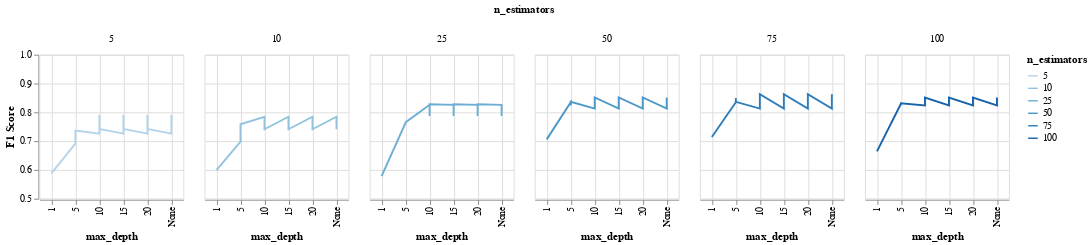

Write notebook code for a chart like this one.
### Code cell
# plotting F1 score vs tree depth by number of trees
max_depth_order = ['1', '5', '10', '15', '20', 'None']

alt.Chart(gridsearch).mark_line().encode(
    x = alt.X('max_depth:N', axis=alt.Axis(grid=True), sort=max_depth_order),
    y = alt.Y('F1 Score:Q', scale=alt.Scale(domain=[0.50, 1.00])),
    color=alt.Color('n_estimators:O')
).properties(
    height=150, 
    width=150
).facet(
    column=alt.Column('n_estimators:O')
)

### Figure 1 — Vega-Lite specification as saved in the notebook (floating-point values rounded to 4 significant figures)
{"config": {"view": {"continuousWidth": 300, "continuousHeight": 300}}, "data": {"name": "data-531f7e52005a763f7a6c78b289f9c65c"}, "facet": {"column": {"field": "n_estimators", "type": "ordinal"}}, "spec": {"mark": {"type": "line"}, "encoding": {"color": {"field": "n_estimators", "type": "ordinal"}, "x": {"axis": {"grid": true}, "field": "max_depth", "sort": ["1", "5", "10", "15", "20", "None"], "type": "nominal"}, "y": {"field": "F1 Score", "scale": {"domain": [0.5, 1.0]}, "type": "quantitative"}}, "height": 150, "width": 150}, "$schema": "https://vega.github.io/schema/vega-lite/v5.20.1.json", "datasets": {"data-531f7e52005a763f7a6c78b289f9c65c": [{"n_estimators": 5, "max_depth": "None", "F1 Score": 0.7258}, {"n_estimators": 10, "max_depth": "None", "F1 Score": 0.7847}, {"n_estimators": 25, "max_depth": "None", "F1 Score": 0.826}, {"n_estimators": 50, "max_depth": "None", "F1 Score": 0.8129}, {"n_estimators": 75, "max_depth": "None", "F1 Score": 0.8129}, {"n_estimators": 100, "max_depth": "None", "F1 Score": 0.8242}, {"n_estimators": 5, "max_depth": "None", "F1 Score": 0.7905}, {"n_estimators": 10, "max_depth": "None", "F1 Score": 0.743}, {"n_estimators": 25, "max_depth": "None", "F1 Score": 0.7872}, {"n_estimators": 50, "max_depth": "None", "F1 Score": 0.8353}, {"n_estimators": 75, "max_depth": "None", "F1 Score": 0.8494}, {"n_estimators": 100, "max_depth": "None", "F1 Score": 0.8494}, {"n_estimators": 5, "max_depth": "None", "F1 Score": 0.7424}, {"n_estimators": 10, "max_depth": "None", "F1 Score": 0.7412}, {"n_estimators": 25, "max_depth": "None", "F1 Score": 0.8281}, {"n_estimators": 50, "max_depth": "None", "F1 Score": 0.8515}, {"n_estimators": 75, "max_depth": "None", "F1 Score": 0.8628}, {"n_estimators": 100, "max_depth": "None", "F1 Score": 0.8515}, {"n_estimators": 5, "max_depth": "1", "F1 Score": 0.5881}, {"n_estimators": 10, "max_depth": "1", "F1 Score": 0.5996}, {"n_estimators": 25, "max_depth": "1", "F1 Score": 0.5783}, {"n_estimators": 50, "max_depth": "1", "F1 Score": 0.7061}, {"n_estimators": 75, "max_depth": "1", "F1 Score": 0.7142}, {"n_estimators": 100, "max_depth": "1", "F1 Score": 0.6643}, {"n_estimators": 5, "max_depth": "1", "F1 Score": 0.5881}, {"n_estimators": 10, "max_depth": "1", "F1 Score": 0.5996}, {"n_estimators": 25, "max_depth": "1", "F1 Score": 0.5783}, {"n_estimators": 50, "max_depth": "1", "F1 Score": 0.7061}, {"n_estimators": 75, "max_depth": "1", "F1 Score": 0.7142}, {"n_estimators": 100, "max_depth": "1", "F1 Score": 0.6643}, {"n_estimators": 5, "max_depth": "1", "F1 Score": 0.5881}, {"n_estimators": 10, "max_depth": "1", "F1 Score": 0.5996}, {"n_estimators": 25, "max_depth": "1", "F1 Score": 0.5783}, {"n_estimators": 50, "max_depth": "1", "F1 Score": 0.7061}, {"n_estimators": 75, "max_depth": "1", "F1 Score": 0.7142}, {"n_estimators": 100, "max_depth": "1", "F1 Score": 0.6643}, {"n_estimators": 5, "max_depth": "5", "F1 Score": 0.6914}, {"n_estimators": 10, "max_depth": "5", "F1 Score": 0.6982}, {"n_estimators": 25, "max_depth": "5", "F1 Score": 0.7638}, {"n_estimators": 50, "max_depth": "5", "F1 Score": 0.8351}, {"n_estimators": 75, "max_depth": "5", "F1 Score": 0.8351}, {"n_estimators": 100, "max_depth": "5", "F1 Score": 0.8297}, {"n_estimators": 5, "max_depth": "5", "F1 Score": 0.7211}, {"n_estimators": 10, "max_depth": "5", "F1 Score": 0.7223}, {"n_estimators": 25, "max_depth": "5", "F1 Score": 0.7681}, {"n_estimators": 50, "max_depth": "5", "F1 Score": 0.824}, {"n_estimators": 75, "max_depth": "5", "F1 Score": 0.8494}, {"n_estimators": 100, "max_depth": "5", "F1 Score": 0.8297}, {"n_estimators": 5, "max_depth": "5", "F1 Score": 0.7365}, {"n_estimators": 10, "max_depth": "5", "F1 Score": 0.7584}, {"n_estimators": 25, "max_depth": "5", "F1 Score": 0.7651}, {"n_estimators": 50, "max_depth": "5", "F1 Score": 0.8363}, {"n_estimators": 75, "max_depth": "5", "F1 Score": 0.8363}, {"n_estimators": 100, "max_depth": "5", "F1 Score": 0.8312}, {"n_estimators": 5, "max_depth": "10", "F1 Score": 0.7258}, {"n_estimators": 10, "max_depth": "10", "F1 Score": 0.7847}, {"n_estimators": 25, "max_depth": "10", "F1 Score": 0.826}, {"n_estimators": 50, "max_depth": "10", "F1 Score": 0.8129}, {"n_estimators": 75, "max_depth": "10", "F1 Score": 0.8129}, {"n_estimators": 100, "max_depth": "10", "F1 Score": 0.8242}, {"n_estimators": 5, "max_depth": "10", "F1 Score": 0.7905}, {"n_estimators": 10, "max_depth": "10", "F1 Score": 0.743}, {"n_estimators": 25, "max_depth": "10", "F1 Score": 0.7872}, {"n_estimators": 50, "max_depth": "10", "F1 Score": 0.8353}, {"n_estimators": 75, "max_depth": "10", "F1 Score": 0.8494}, {"n_estimators": 100, "max_depth": "10", "F1 Score": 0.8494}, {"n_estimators": 5, "max_depth": "10", "F1 Score": 0.7424}, {"n_estimators": 10, "max_depth": "10", "F1 Score": 0.7412}, {"n_estimators": 25, "max_depth": "10", "F1 Score": 0.8281}, {"n_estimators": 50, "max_depth": "10", "F1 Score": 0.8515}, {"n_estimators": 75, "max_depth": "10", "F1 Score": 0.8628}, {"n_estimators": 100, "max_depth": "10", "F1 Score": 0.8515}, {"n_estimators": 5, "max_depth": "15", "F1 Score": 0.7258}, {"n_estimators": 10, "max_depth": "15", "F1 Score": 0.7847}, {"n_estimators": 25, "max_depth": "15", "F1 Score": 0.826}, {"n_estimators": 50, "max_depth": "15", "F1 Score": 0.8129}, {"n_estimators": 75, "max_depth": "15", "F1 Score": 0.8129}, {"n_estimators": 100, "max_depth": "15", "F1 Score": 0.8242}, {"n_estimators": 5, "max_depth": "15", "F1 Score": 0.7905}, {"n_estimators": 10, "max_depth": "15", "F1 Score": 0.743}, {"n_estimators": 25, "max_depth": "15", "F1 Score": 0.7872}, {"n_estimators": 50, "max_depth": "15", "F1 Score": 0.8353}, {"n_estimators": 75, "max_depth": "15", "F1 Score": 0.8494}, {"n_estimators": 100, "max_depth": "15", "F1 Score": 0.8494}, {"n_estimators": 5, "max_depth": "15", "F1 Score": 0.7424}, {"n_estimators": 10, "max_depth": "15", "F1 Score": 0.7412}, {"n_estimators": 25, "max_depth": "15", "F1 Score": 0.8281}, {"n_estimators": 50, "max_depth": "15", "F1 Score": 0.8515}, {"n_estimators": 75, "max_depth": "15", "F1 Score": 0.8628}, {"n_estimators": 100, "max_depth": "15", "F1 Score": 0.8515}, {"n_estimators": 5, "max_depth": "20", "F1 Score": 0.7258}, {"n_estimators": 10, "max_depth": "20", "F1 Score": 0.7847}, {"n_estimators": 25, "max_depth": "20", "F1 Score": 0.826}, {"n_estimators": 50, "max_depth": "20", "F1 Score": 0.8129}, {"n_estimators": 75, "max_depth": "20", "F1 Score": 0.8129}, {"n_estimators": 100, "max_depth": "20", "F1 Score": 0.8242}, {"n_estimators": 5, "max_depth": "20", "F1 Score": 0.7905}, {"n_estimators": 10, "max_depth": "20", "F1 Score": 0.743}, {"n_estimators": 25, "max_depth": "20", "F1 Score": 0.7872}, {"n_estimators": 50, "max_depth": "20", "F1 Score": 0.8353}, {"n_estimators": 75, "max_depth": "20", "F1 Score": 0.8494}, {"n_estimators": 100, "max_depth": "20", "F1 Score": 0.8494}, {"n_estimators": 5, "max_depth": "20", "F1 Score": 0.7424}, {"n_estimators": 10, "max_depth": "20", "F1 Score": 0.7412}, {"n_estimators": 25, "max_depth": "20", "F1 Score": 0.8281}, {"n_estimators": 50, "max_depth": "20", "F1 Score": 0.8515}, {"n_estimators": 75, "max_depth": "20", "F1 Score": 0.8628}, {"n_estimators": 100, "max_depth": "20", "F1 Score": 0.8515}]}}
